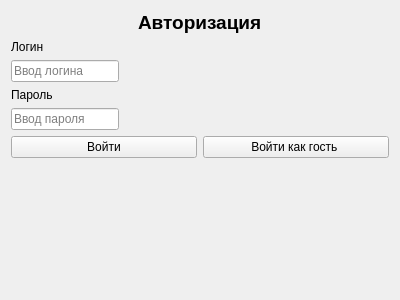
<?xml version="1.0" encoding="UTF-8"?>
<ui version="4.0">
 <class>Form</class>
 <widget class="QWidget" name="Form">
  <property name="geometry">
   <rect>
    <x>0</x>
    <y>0</y>
    <width>400</width>
    <height>300</height>
   </rect>
  </property>
  <property name="windowTitle">
   <string>Авторизация</string>
  </property>
  <layout class="QVBoxLayout" name="verticalLayout_2">
   <item>
    <layout class="QVBoxLayout" name="verticalLayout">
     <item alignment="Qt::AlignHCenter">
      <widget class="QLabel" name="label">
       <property name="maximumSize">
        <size>
         <width>200</width>
         <height>200</height>
        </size>
       </property>
       <property name="font">
        <font>
         <pointsize>14</pointsize>
         <weight>75</weight>
         <bold>true</bold>
        </font>
       </property>
       <property name="text">
        <string>Авторизация</string>
       </property>
      </widget>
     </item>
     <item>
      <widget class="QLabel" name="label_login">
       <property name="text">
        <string>Логин</string>
       </property>
      </widget>
     </item>
     <item alignment="Qt::AlignLeft">
      <widget class="QLineEdit" name="lineEdit_login">
       <property name="placeholderText">
        <string>Ввод логина</string>
       </property>
      </widget>
     </item>
     <item>
      <widget class="QLabel" name="label_pass">
       <property name="text">
        <string>Пароль</string>
       </property>
      </widget>
     </item>
     <item alignment="Qt::AlignLeft">
      <widget class="QLineEdit" name="lineEdit_pass">
       <property name="placeholderText">
        <string>Ввод пароля</string>
       </property>
      </widget>
     </item>
    </layout>
   </item>
   <item>
    <layout class="QHBoxLayout" name="horizontalLayout">
     <item>
      <widget class="QPushButton" name="pushButton_user">
       <property name="text">
        <string>Войти</string>
       </property>
      </widget>
     </item>
     <item>
      <widget class="QPushButton" name="pushButton_guest">
       <property name="text">
        <string>Войти как гость </string>
       </property>
      </widget>
     </item>
    </layout>
   </item>
   <item>
    <spacer name="verticalSpacer">
     <property name="orientation">
      <enum>Qt::Vertical</enum>
     </property>
     <property name="sizeHint" stdset="0">
      <size>
       <width>20</width>
       <height>40</height>
      </size>
     </property>
    </spacer>
   </item>
  </layout>
 </widget>
 <resources/>
 <connections/>
</ui>
